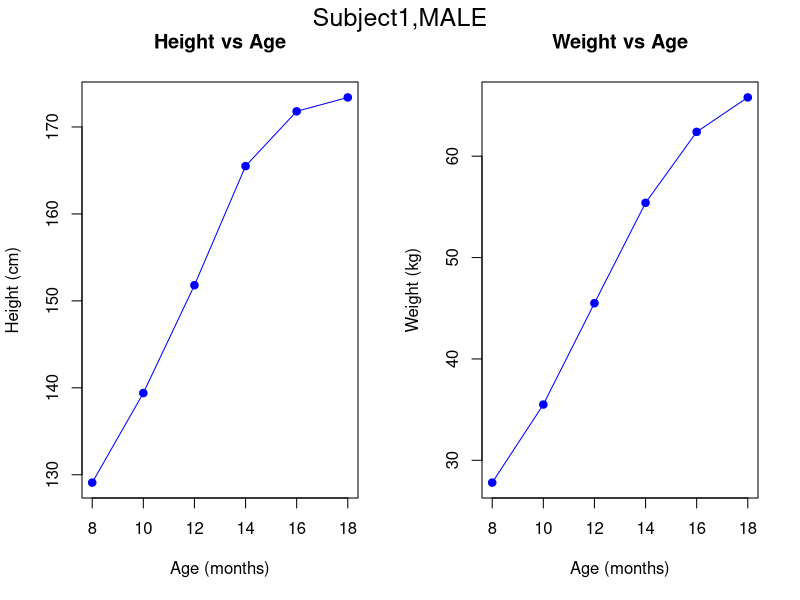
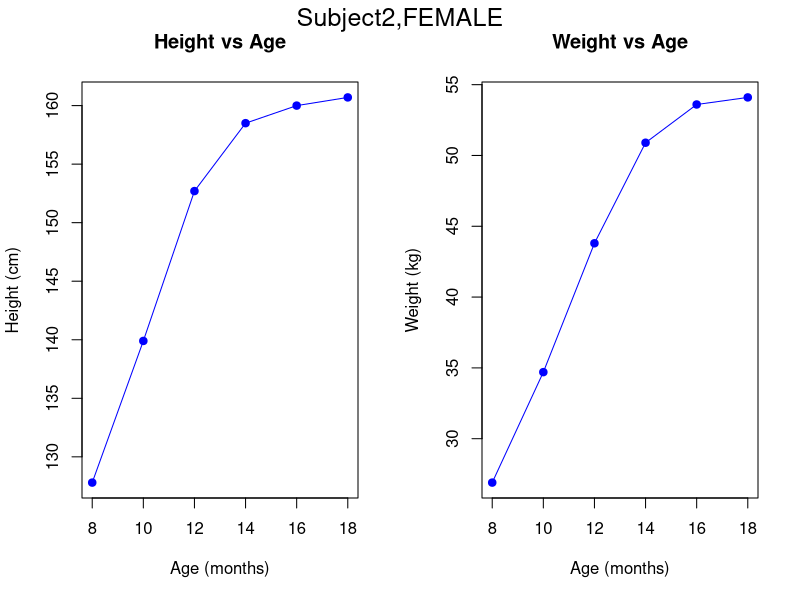

Here is the R script that generated these plots, in order:
#Class: 오브젝트의 정의
#generic: function: 특정한 method의 집합,여러 class에 사용가능 (class별로 다르게 작동) ex)동물에게 밥 먹이기
#Method: 특정한 caculation을 하는 function들의 집합                                    ex)각 동물별로 밥 먹이는 방법

methods(class='data.frame') #특정 class에서 사용할 수 있는 함수들
methods(class = 'ts') #공통으로 있는것들이 generic function

##S3
#a function to create a class object student
student=function(ID,sex,age,ht,wt)
{
  out= list(ID=ID,sex=sex,data=data.frame(Age=age,HT.cm=ht,WT.kg=wt))
  class(out) = 'student'
  invisible(out)
}

#print method for student class
print.student=function(object)
{
  cat('ID=',object$ID,'\nSex=',object$sex,'\n')
  print(object$data)
}

#plot method for student class
plot.student = function(object)
{
  data=object$data
  par(mfrow=c(1,2))
  plot(data$Age,data$HT.cm,type='o',pch=19,col='blue',
       xlab='Age (months)',ylab='Height (cm)',main='Height vs Age')
  plot(data$Age,data$WT.kg,type='o',pch=19,col='blue',
       xlab='Age (months)',ylab='Weight (kg)',main='Weight vs Age')
  mtext(paste('Subject',object$ID,",",toupper(object$sex),sep=""),
        side=3,outer=TRUE,line=-1.5,cex=1.5)
}

#student data
age=c(8,10,12,14,16,18)
male.wt=c(27.8,35.5,45.5,55.4,62.4,65.8)
female.wt=c(26.9,34.7,43.8,50.9,53.6,54.1)
male.ht=c(129.1,139.4,151.8,165.5,171.8,173.4)
female.ht=c(127.8,139.9,152.7,158.5,160.0,160.7)

#create student objects
x<-student(1,'male',age,male.ht,male.wt)
y<-student(2,'female',age,female.ht,female.wt)
class(x) ; class(y)

#print student objects
x ; y

#plot student objects
plot(x) ; plot(y)

#functions related to s3 class & method
methods(class='student')
methods(plot)

is(x) ; is(x,'student') ; is (x,'ts')
str(x)





##S4